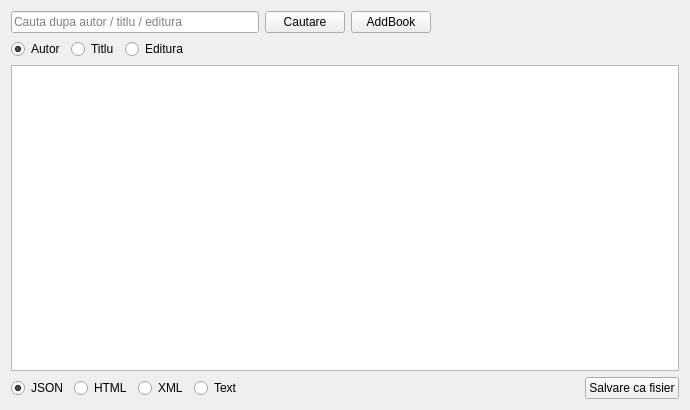
<?xml version="1.0" encoding="UTF-8"?>
<ui version="4.0">
 <class>LibraryApp</class>
 <widget class="QWidget" name="LibraryApp">
  <property name="geometry">
   <rect>
    <x>0</x>
    <y>0</y>
    <width>690</width>
    <height>410</height>
   </rect>
  </property>
  <property name="windowTitle">
   <string>Exemplul 2</string>
  </property>
  <layout class="QGridLayout" name="gridLayout">
   <item row="0" column="0">
    <layout class="QHBoxLayout" name="horizontalLayout">
     <item>
      <widget class="QLineEdit" name="search_bar">
       <property name="placeholderText">
        <string>Cauta dupa autor / titlu / editura</string>
       </property>
      </widget>
     </item>
     <item>
      <widget class="QPushButton" name="search_btn">
       <property name="text">
        <string>Cautare</string>
       </property>
      </widget>
     </item>
     <item>
      <widget class="QPushButton" name="add_btn">
       <property name="text">
        <string>AddBook</string>
       </property>
      </widget>
     </item>
     <item>
      <spacer name="horizontalSpacer_2">
       <property name="orientation">
        <enum>Qt::Horizontal</enum>
       </property>
       <property name="sizeHint" stdset="0">
        <size>
         <width>40</width>
         <height>20</height>
        </size>
       </property>
      </spacer>
     </item>
    </layout>
   </item>
   <item row="1" column="0">
    <layout class="QHBoxLayout" name="horizontalLayout_2">
     <item>
      <widget class="QRadioButton" name="author_rb">
       <property name="text">
        <string>Autor</string>
       </property>
       <property name="checked">
        <bool>true</bool>
       </property>
       <attribute name="buttonGroup">
        <string notr="true">search_rb_btns</string>
       </attribute>
      </widget>
     </item>
     <item>
      <widget class="QRadioButton" name="title_rb">
       <property name="text">
        <string>Titlu</string>
       </property>
       <attribute name="buttonGroup">
        <string notr="true">search_rb_btns</string>
       </attribute>
      </widget>
     </item>
     <item>
      <widget class="QRadioButton" name="publisher_rb">
       <property name="text">
        <string>Editura</string>
       </property>
       <attribute name="buttonGroup">
        <string notr="true">search_rb_btns</string>
       </attribute>
      </widget>
     </item>
     <item>
      <spacer name="horizontalSpacer">
       <property name="orientation">
        <enum>Qt::Horizontal</enum>
       </property>
       <property name="sizeHint" stdset="0">
        <size>
         <width>40</width>
         <height>20</height>
        </size>
       </property>
      </spacer>
     </item>
    </layout>
   </item>
   <item row="2" column="0">
    <widget class="QTextEdit" name="result">
     <property name="readOnly">
      <bool>true</bool>
     </property>
    </widget>
   </item>
   <item row="3" column="0">
    <layout class="QHBoxLayout" name="horizontalLayout_3">
     <item>
      <widget class="QRadioButton" name="json_rb">
       <property name="text">
        <string>JSON</string>
       </property>
       <property name="checked">
        <bool>true</bool>
       </property>
       <attribute name="buttonGroup">
        <string notr="true">file_type_rb_btns</string>
       </attribute>
      </widget>
     </item>
     <item>
      <widget class="QRadioButton" name="html_rb">
       <property name="text">
        <string>HTML</string>
       </property>
       <attribute name="buttonGroup">
        <string notr="true">file_type_rb_btns</string>
       </attribute>
      </widget>
     </item>
     <item>
      <widget class="QRadioButton" name="xml_rb">
       <property name="text">
        <string>XML</string>
       </property>
       <attribute name="buttonGroup">
        <string notr="true">file_type_rb_btns</string>
       </attribute>
      </widget>
     </item>
     <item>
      <widget class="QRadioButton" name="text_rb">
       <property name="text">
        <string>Text</string>
       </property>
       <attribute name="buttonGroup">
        <string notr="true">file_type_rb_btns</string>
       </attribute>
      </widget>
     </item>
     <item>
      <spacer name="horizontalSpacer_3">
       <property name="orientation">
        <enum>Qt::Horizontal</enum>
       </property>
       <property name="sizeHint" stdset="0">
        <size>
         <width>40</width>
         <height>20</height>
        </size>
       </property>
      </spacer>
     </item>
     <item>
      <widget class="QPushButton" name="save_as_file_btn">
       <property name="text">
        <string>Salvare ca fisier</string>
       </property>
      </widget>
     </item>
    </layout>
   </item>
  </layout>
 </widget>
 <resources/>
 <connections/>
 <buttongroups>
  <buttongroup name="search_rb_btns"/>
  <buttongroup name="file_type_rb_btns"/>
 </buttongroups>
</ui>
